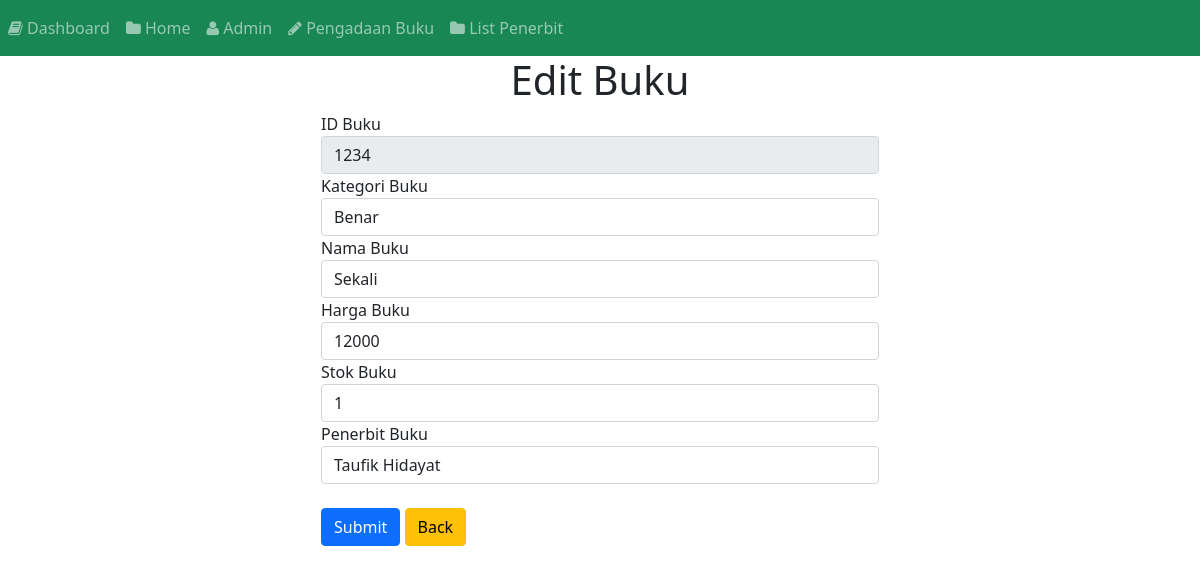
Screenshot of /C_buku/Edit_buku/1234 with the database file from the repository.
### tables this page shows
CREATE TABLE `tb_buku` (
  `id_buku` varchar(11) NOT NULL,
  `kategori_buku` varchar(30) NOT NULL,
  `nama_buku` varchar(50) NOT NULL,
  `harga_buku` int(11) NOT NULL,
  `stok_buku` int(11) NOT NULL,
  `penerbit_buku` varchar(30) NOT NULL
);

### application/controllers/C_buku.php (called while the page is built, shortened)
<?php
class C_buku extends CI_Controller
{
	function __construct()
	{
		$this->load->model('M_buku');
	}
		function Edit_buku($id_buku)
	{
		$result=$this->M_buku->get_data_id($id_buku);
		if($result->num_rows()>0)
		{
			$i=$result->row_array();
			$data=array(
				'id_buku'=>$i['id_buku'],
				'kategori_buku'=>$i['kategori_buku'],
				'nama_buku'=>$i['nama_buku'],
				'harga_buku'=>$i['harga_buku'],
				'stok_buku'=>$i['stok_buku'],
				'penerbit_buku'=>$i['penerbit_buku'],
			);
			$this->load->view('V_edit_buku',$data);
		}
		else
		{
			echo "Data Tidak Ditemukan.";
		}
	}
}
?>

### index.php (called while the page is built, shortened)
<?php
require_once BASEPATH.'core/CodeIgniter.php';

### application/models/M_buku.php (called while the page is built, shortened)
<?php
class M_buku extends CI_Model
{
	function get_data_id($id_buku)
	{
		$query=$this->db->get_where('tb_buku',
		array('id_buku'=>$id_buku));
		return $query;
	}
}
?>

### application/views/V_edit_buku.php (the view, shortened to what this page needs)
<!DOCTYPE html>
<html lang="en">
<head>
	<link href="<?php echo base_url('
	assets/css/bootstrap.min.css');?>"
	rel="stylesheet">
</head>
<body>
	<div>
		<div class="container">
			<h1><center>Edit Buku</center></h1>
			<div class="col-md-6 offset-md-3">
				<form action="<?php echo site_url
				('C_buku/update');?>" method="post">
				<div class="form-group">
					<label>ID Buku</label>
					<input type="type" class="form-control"
					name="id_buku" value="<?php echo $id_buku;?>"
					readonly>
				</div>
				<div class="form-group">
					<label>Kategori Buku</label>
					<input type="type" class="form-control"
					name="kategori_buku" value="<?php echo $kategori_buku;?>"
					placeholder="Kategori Buku">
				</div>
				<div class="form-group">
					<label>Nama Buku</label>
					<input type="type" class="form-control"
					name="nama_buku" value="<?php echo $nama_buku;?>"
					placeholder="Nama Buku">
				</div>
				<div class="form-group">
					<label>Harga Buku</label>
					<input type="type" class="form-control"
					name="harga_buku" value="<?php echo $harga_buku;?>"
					placeholder="Harga Buku">
				</div>
				<div class="form-group">
					<label>Stok Buku</label>
					<input type="type" class="form-control"
					name="stok_buku" value="<?php echo $stok_buku;?>"
					placeholder="Stok Buku">
				</div>
				<div class="form-group">
					<label>Penerbit Buku</label>
					<input type="type" class="form-control"
					name="penerbit_buku" value="<?php echo $penerbit_buku;?>"
					placeholder="Penerbit Buku">
				</div>
<br>
				<button type="submit"
				class="btn btn-primary">Submit
				</button>
				<a href="<?php echo site_url
				('C_buku');?>"
				class="btn btn-warning"
				onclick="return confirm('Apakah Anda Ingin Kembali?')">Back
				</a>
				</form>
			</div>
		</div>
	</div>
</body>
</html>

### rows the page displays
tb_buku: id_buku "1234", kategori_buku "Benar", nama_buku "Sekali", harga_buku "12000", stok_buku "1", penerbit_buku "Taufik Hidayat"
